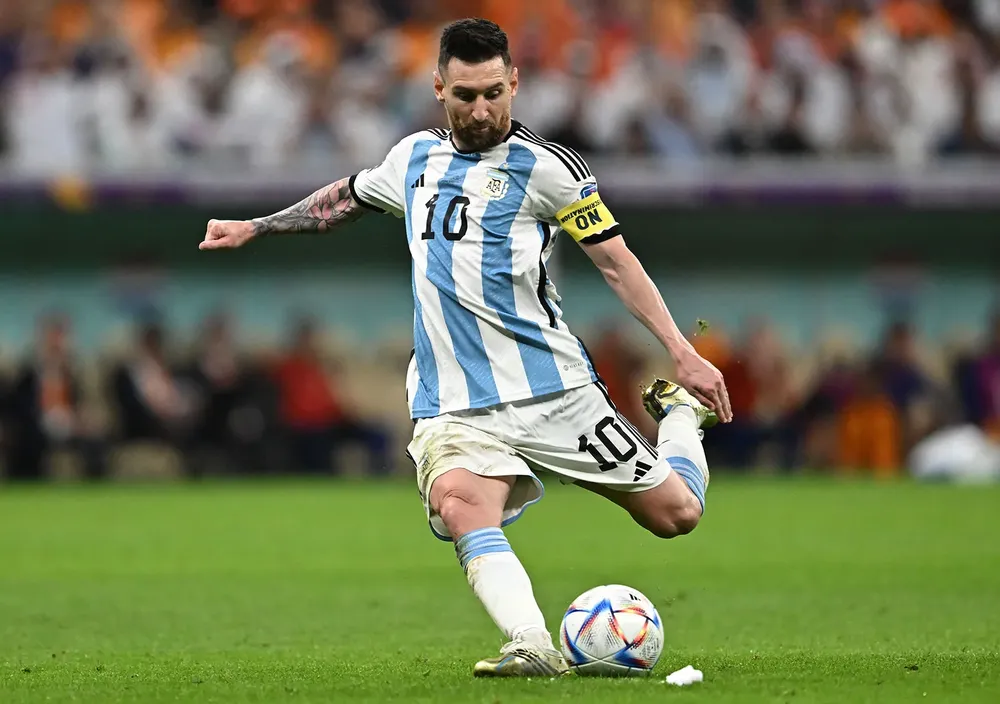
#> input picture images/messi.webp, 1000 x 704 px, shrunk from 1600 x 1126 before the run
$ jupyter execute 05-black-and-white.ipynb
#> lines starting #> are read from the running program, lines starting #| are printed output that depends on the picture; after the words box and inside, x2 and y2 are one past the last pixel; in counts of white or black regions, pixels touching at a corner belong together
[cell 1]
import cv2
import matplotlib.pyplot as plt
import os

[cell 2]
image_path = os.path.join("..","../images","messi.webp")
image = cv2.imread(image_path)
#> image is the input picture: shape (704, 1000, 3); mean B, G, R 85.3, 117.1, 110.1
image_gray = cv2.cvtColor(image,cv2.COLOR_BGR2GRAY)
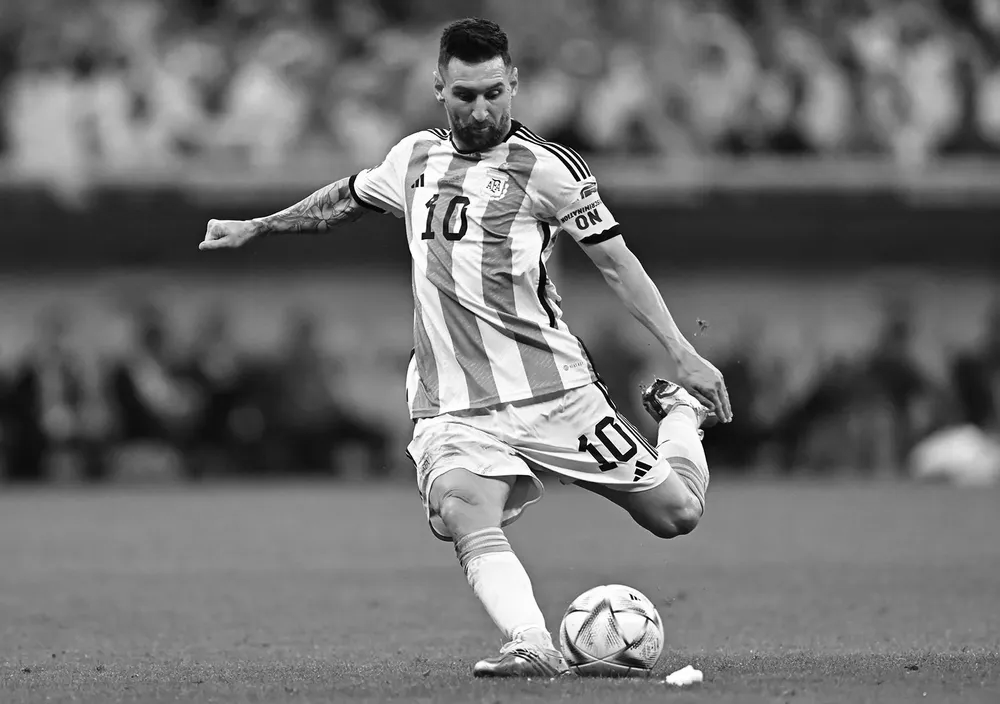
#> image_gray: shape (704, 1000); min 0, max 255, mean 111.4

[cell 3]
def show_image(img,title,cmap=None):
    plt.figure(figsize=(3,3))
    plt.imshow(img,cmap=cmap)
    plt.title(title)
    plt.axis("off")
    plt.show()

[cell 4]
_,black_and_white = cv2.threshold(image_gray,130,255,cv2.THRESH_BINARY)
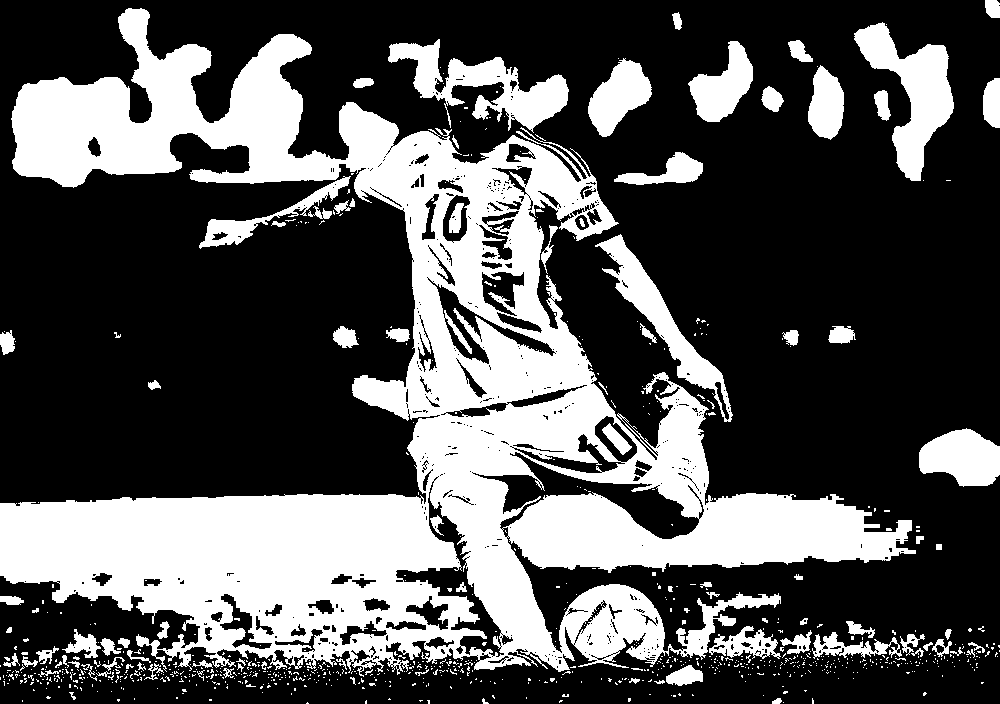
#> black_and_white: shape (704, 1000); 32.9% white; 871 white regions (776 under 20 px), largest, box (x1, y1, x2, y2) and area: (0, 8, 916, 677) 185463, (854, 22, 954, 181) 6457, (388, 39, 569, 133) 6145
show_image(black_and_white,"Black & White",cmap="gray")

$ run again, with images/leaf.webp copied over images/messi.webp
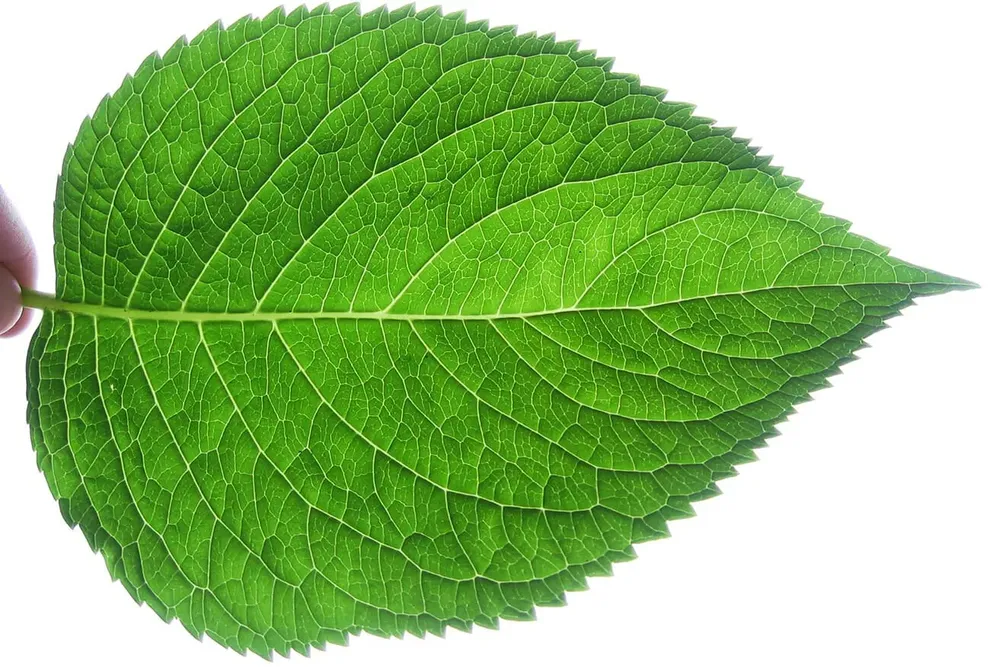
#> input picture images/leaf.webp, 1000 x 667 px, shrunk from 1313 x 876 before the run
#> image is the input picture: shape (667, 1000, 3); mean B, G, R 119, 190.4, 146.9
#> `image_gray = cv2.cvtColor(image,cv2.COLOR_BGR2GRAY)`:
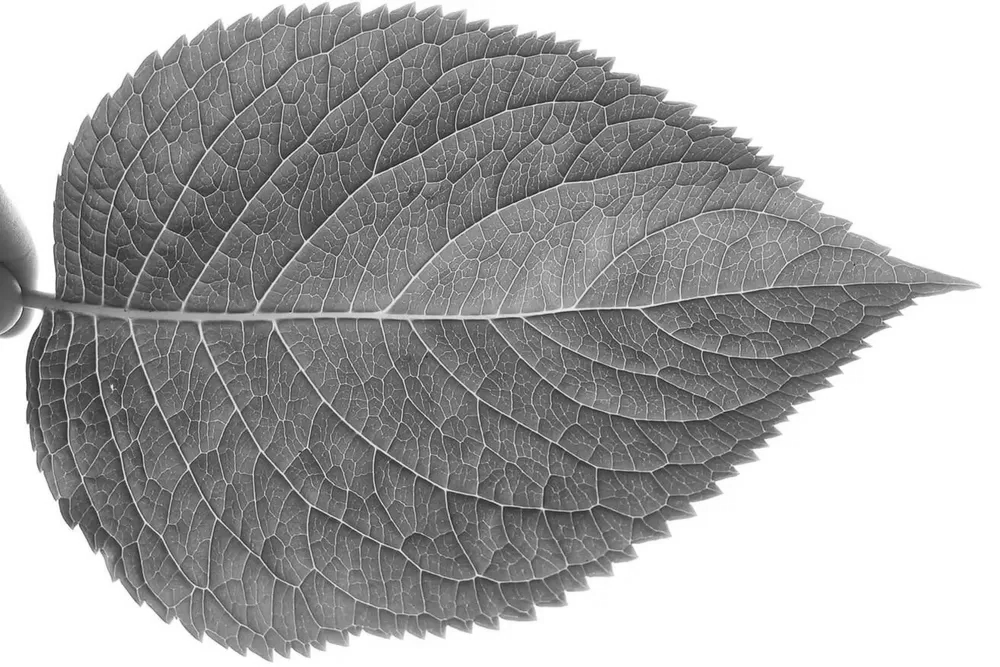
#> image_gray: shape (667, 1000); min 27, max 255, mean 169.3
#> `_,black_and_white = cv2.threshold(image_gray,130,255,cv2.THRESH_BINARY)`:
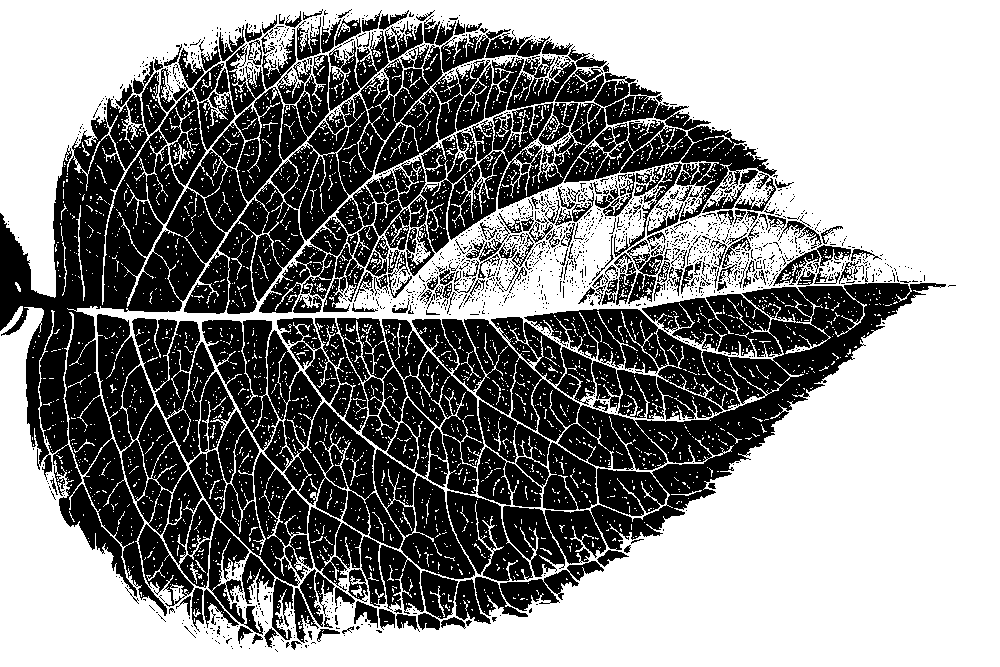
#> black_and_white: shape (667, 1000); 55.5% white; 1710 black regions (1475 under 20 px), largest, box (x1, y1, x2, y2) and area: (412, 283, 946, 577) 54927, (0, 55, 329, 616) 51650, (202, 320, 533, 581) 24923

$ run again, with images/x-ray.webp copied over images/messi.webp
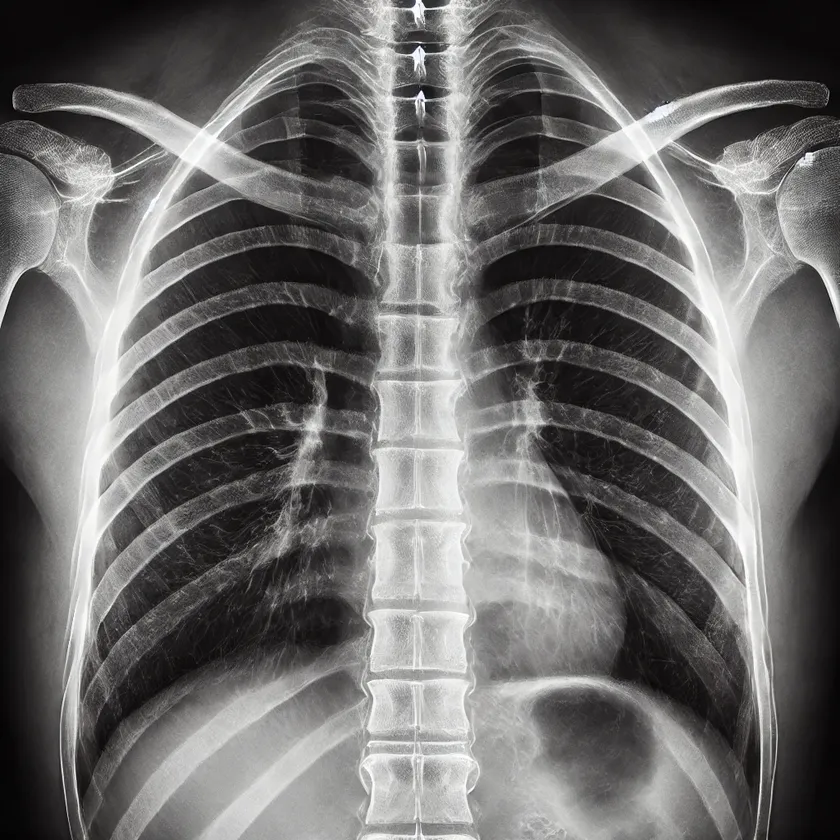
#> input picture images/x-ray.webp, 840 x 840 px, shrunk from 1024 x 1024 before the run
#> image is the input picture: shape (840, 840, 3); mean B, G, R 107.2, 108, 109.2
#> `_,black_and_white = cv2.threshold(image_gray,130,255,cv2.THRESH_BINARY)`:
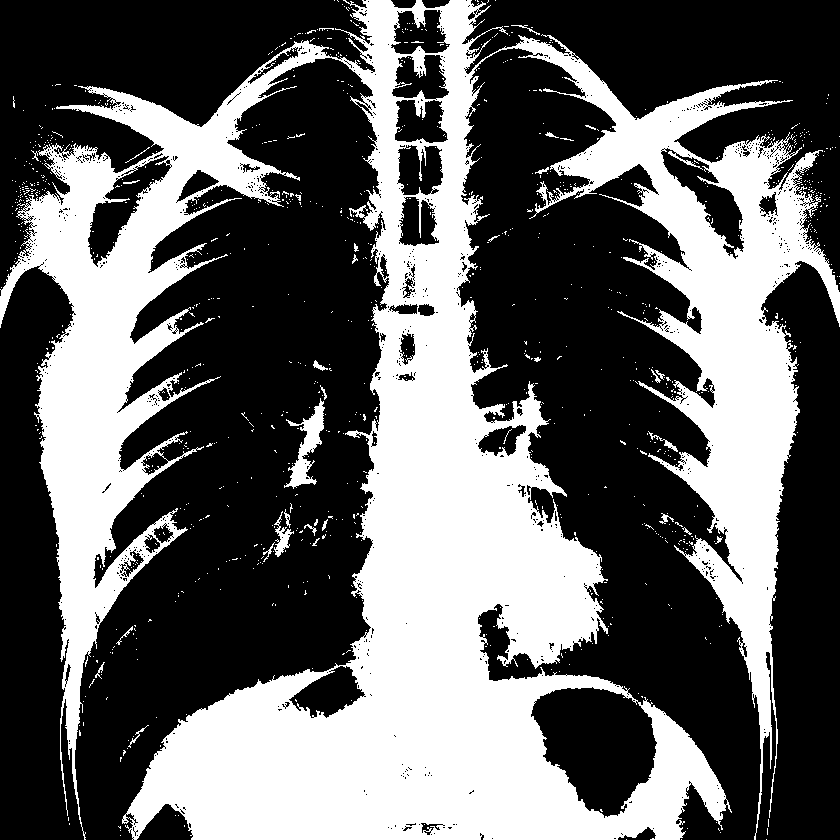
#> black_and_white: shape (840, 840); 38.7% white; 990 white regions (958 under 20 px), largest, box (x1, y1, x2, y2) and area: (0, 0, 840, 840) 267937, (284, 398, 325, 489) 1300, (274, 511, 294, 557) 314

$ run again, with images/AI-01.jpeg saved as images/messi.webp
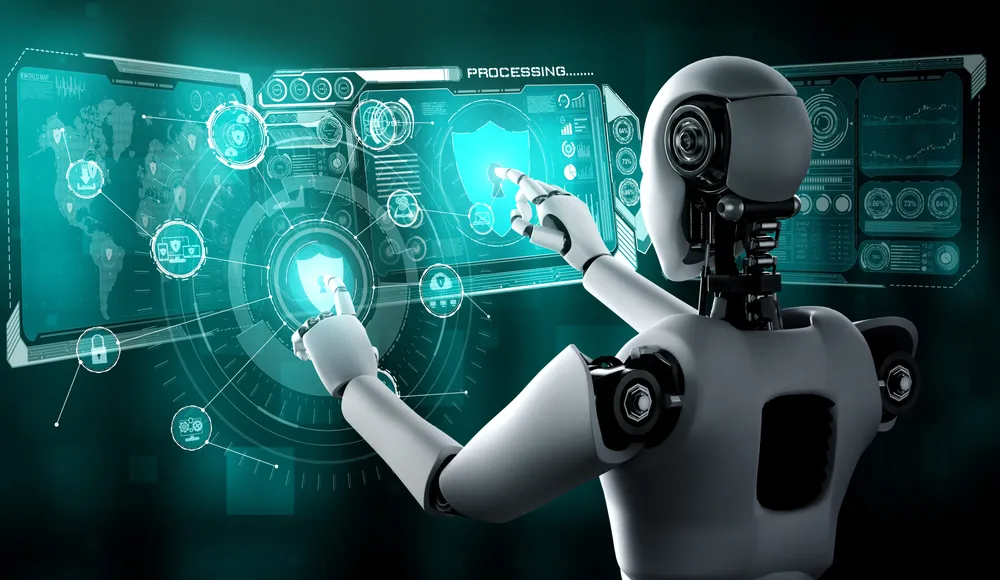
#> input picture images/AI-01.jpeg, 1000 x 580 px, shrunk from 2560 x 1486 before the run
#> image is the input picture: shape (580, 1000, 3); mean B, G, R 87, 85.9, 35.4
#> `image_gray = cv2.cvtColor(image,cv2.COLOR_BGR2GRAY)`:
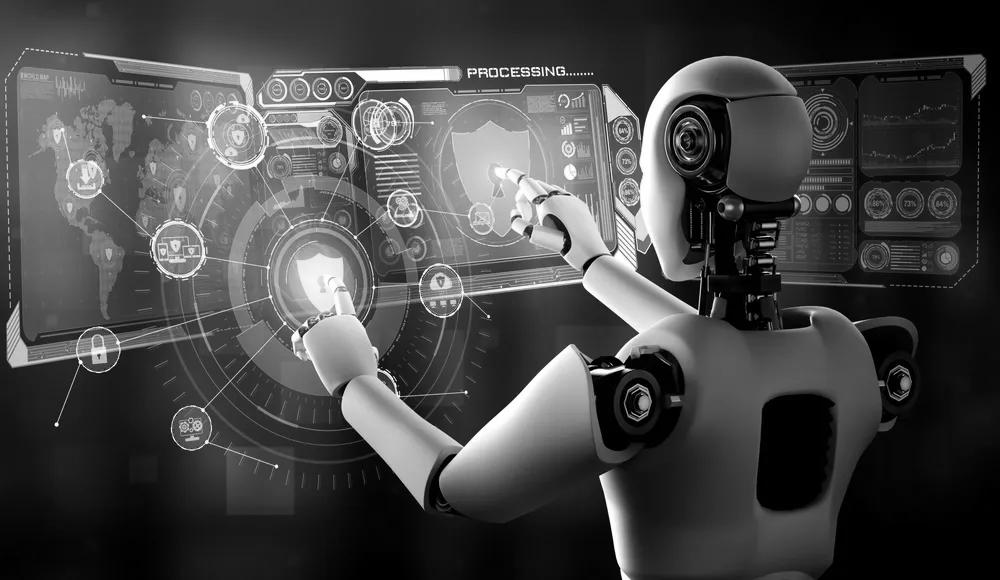
#> image_gray: shape (580, 1000); min 0, max 255, mean 70.9
#> `_,black_and_white = cv2.threshold(image_gray,130,255,cv2.THRESH_BINARY)`:
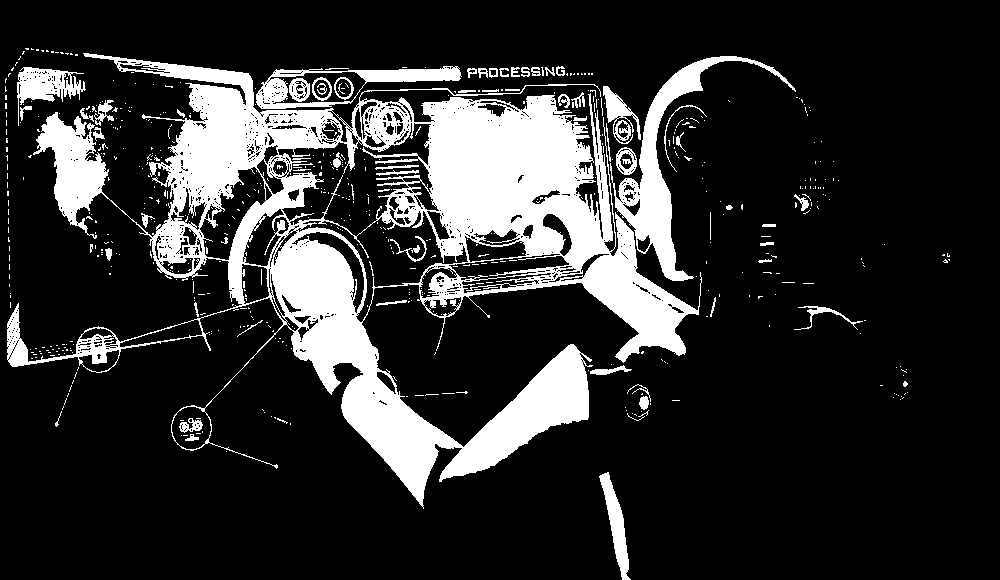
#> black_and_white: shape (580, 1000); 18.2% white; 602 white regions (532 under 20 px), largest, box (x1, y1, x2, y2) and area: (7, 53, 702, 509) 86624, (610, 56, 796, 281) 6332, (256, 66, 462, 109) 2584
